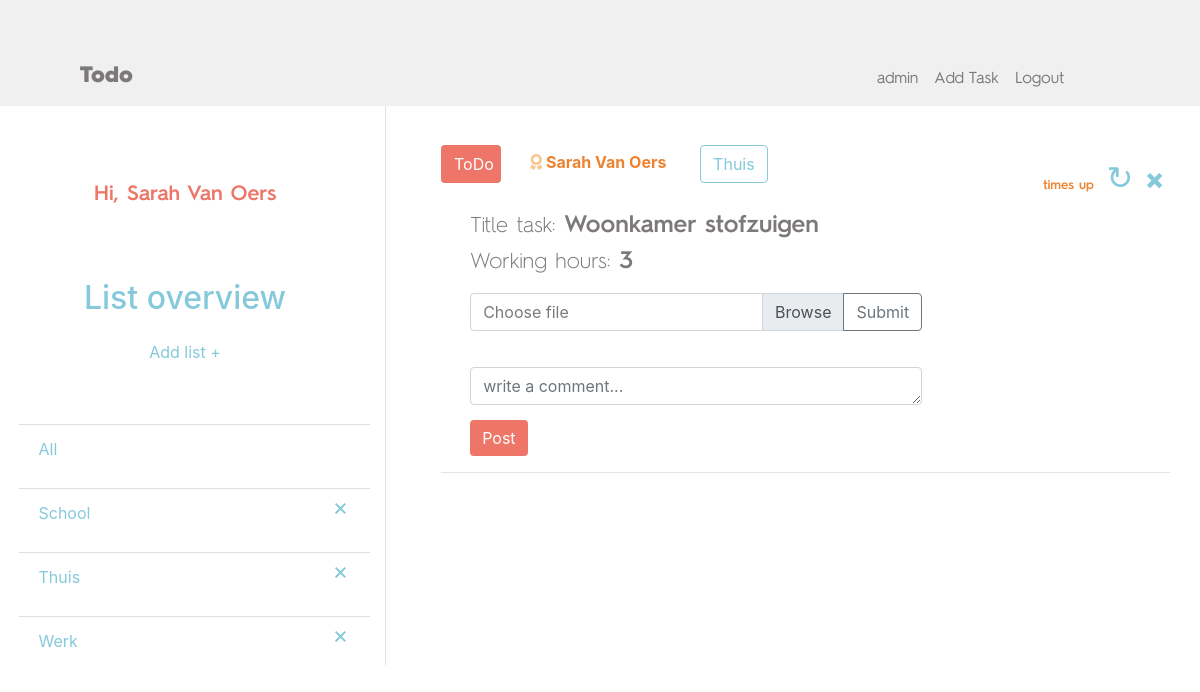
Screenshot of /home.php?list=61 (signed in) with the database file from the repository.
### tables this page shows
CREATE TABLE `list` (
  `id` int(11) NOT NULL,
  `title` varchar(255) NOT NULL,
  `user_id` int(255) NOT NULL
);

CREATE TABLE `task` (
  `id` int(11) NOT NULL,
  `title` varchar(255) NOT NULL,
  `working_hours` int(255) NOT NULL,
  `date` date NOT NULL,
  `user_id` int(11) NOT NULL,
  `list_id` int(11) NOT NULL
);

CREATE TABLE `users` (
  `id` int(11) NOT NULL,
  `firstname` varchar(255) NOT NULL,
  `lastname` varchar(255) NOT NULL,
  `email` varchar(255) NOT NULL,
  `password` varchar(255) NOT NULL,
  `isAdmin` tinyint(1) NOT NULL
);

### components/newAdmin.php (called while the page is built, shortened)
<?php
    include_once("classes/User.class.php");
$user = new User();
$getAdmins = $user->getAdmins();
?><form method="POST" class="form" id="popUp_task">

### classes/User.class.php (called while the page is built, shortened)
<?php
    class User{
        public function getAdmins() {
            $conn= Db::getInstance();
            $statement = $conn->prepare("SELECT * FROM users WHERE isAdmin=1 and id != :id");
            $statement->bindParam(':id',$_SESSION['user']['id']);
            $statement->execute();
            $result = $statement->fetchAll();
            return $result;
        }
    }
?>

### classes/Lists.class.php (called while the page is built, shortened)
<?php
    class Lists {
    public function result(){
        $conn = Db::GetInstance();
        $statement = $conn->prepare("select * from list");
        $statement->execute();
        $results = $statement->fetchAll();
        return $results;
    }
}
?>

### classes/Task.class.php (called while the page is built, shortened)
<?php
class Task {
        public function getTasksByListId($id){
                $conn = db::getInstance();
                $statement = $conn->prepare("select task.*, users.firstname, users.lastname, users.isAdmin, list.title as list_title from task inner join list on task.list_id = list.id inner join users on task.user_id = users.id where task.list_id = :id order by task.date");
                $statement->bindParam(':id',$id);
                $statement->execute();
                $result = $statement->fetchAll();
                return $result;
        }
}
?>

### classes/Date.class.php (called while the page is built, shortened)
<?php
    class Date{
        public function getTimestring($date){
            $datetime1 = new DateTime($date);
            $datetime2 = new DateTime(date("Y/m/d"));
            $interval = $datetime2->diff($datetime1);
            $days = $interval->format('%r%a');
            if($days > 1){
                $timestring = $days.' days left';
            }else if($days == 1){
                $timestring = $days.' day left';
            }else if($days < 1){
                    if($days<0){
                        $timestring = 'times up';
                }
            }
            return $timestring;
        }
    }
?>

### home.php (the view, shortened to what this page needs)
<?php
    include_once("classes/User.class.php");
    include_once("classes/Lists.class.php");
    include_once("classes/Task.class.php");
    include_once("classes/Date.class.php");
    include_once("classes/Status.class.php");
    $url=strtok($_SERVER["REQUEST_URI"],'?');
    $tasks_lists = new Lists();
    $result = $tasks_lists->result();
    $task = new Task();
    if(!empty($_GET)){
        $listid = (int)$_GET['list'];
        $resultTask = $task->getTasksByListId($listid);
    }else{
        $resultTask = $task->result();
    }
    include_once("components/newAdmin.php");
 ?><html lang="en">
<head>
    <link rel="stylesheet" href="https://cdnjs.cloudflare.com/ajax/libs/font-awesome/4.7.0/css/font-awesome.min.css">
    <link rel="stylesheet" href="https://stackpath.bootstrapcdn.com/bootstrap/4.1.1/css/bootstrap.min.css">
    <link rel="stylesheet" href="css/style.css">
    <link href="https://gitcdn.github.io/bootstrap-toggle/2.2.2/css/bootstrap-toggle.min.css" rel="stylesheet">
    <link rel="stylesheet" href="https://use.fontawesome.com/releases/v5.2.0/css/all.css">
</head>
<body>
    <nav class="navbar navbar-expand-lg navbar-light bg-light">
        <a class="brand" id="navLogo" href="home.php">Todo</a>
        <div class="collapse navbar-collapse" id="navbarNavAltMarkup">
            <div class="navbar-nav navbar-right">
                <a class="nav-item nav-link" href="newAdmin.php" data-toggle="modal" data-target="#exampleModalCenter4">admin</a>
                <a class="nav-item nav-link" href="taskCreate.php" data-toggle="modal" data-target="#exampleModalCenter">Add Task</a>
                <a class="nav-item nav-link" href="logout.php">Logout</a>
            </div>
        </div>
    </nav>
    <div class="row">
            <div class="col-4 left">
                <h1 class=username>Hi, <?php echo($_SESSION['user']['firstname'].' '.$_SESSION['user']['lastname']);?></h1>
                <h2 class="listOverview">List overview</h2>
                <a class="nav-item nav-link" href="listCreate.php" data-toggle="modal" data-target="#exampleModalCenter2">Add list &plus; </a>
                <ul class="list-group list-group-flush list appendList">
                <?php echo '<a href="http://'.$_SERVER['HTTP_HOST'].$url.'"><li class="list-group-item">All</li></a>' ?>
                <?php foreach($result as $key => $r) {
                   echo '<a href="http://'.$_SERVER['HTTP_HOST'].$url.'?list='.$r["id"].'">'.'<li class="list-group-item">' . $r["title"] . '<span class="listAlign"><input type="submit" href="listDelete.php" class="deleteList" data-list_id="'.$r["id"].'" value="&times;"></span></li></a>';
                }
                ?>
                </ul>
            </div>
            <div class="col-8 right border-left">
            <?php foreach($resultTask as $key => $r) { ?>
            <div class="comment-wrapper">
            <div class="panel panel-info">
                <ul class="media-list">
                        <li class="media">
                            <div class="media-body">
                            <div class="statusBtn">
                                <?php
                                    $status = new Status();
                                    $result = $status->checkIfDone($_SESSION['user']['id'],$r["id"]);
                                    $result ? $done = 'taskDone' : $done = null;
                                    $result ? $btnText = 'Done' : $btnText = 'ToDo';
                                    $adminstr = $r["isAdmin"] ? '<i class="fas fa-award admin"></i>'  : null;
                                ?>
                                <button type="submit" id="btn_done" class="btn done_button doneTodo <?php echo $done ?>" href="#" value="" data-done_id='<?php echo $r["id"] ?>'><?php echo $btnText ?></button>
                            </div>
                            <strong class="nameUser"><?php echo $adminstr . "   " ?><?php echo $r["firstname"] . " " . $r["lastname"] ?></strong>
                            <span class="text-muted pull-right">
                                <?php
                                    $date = new Date();
                                    $timestring = $date->getTimestring($r ['date']);
                                ;?>
                                <small class="text-muted"><?php echo $timestring;?></small>
                                <input type="submit" href="taskDelete.php" class="deleteTask" data-task_id=" <?php echo $r['id'] ?>" value="&times;">
                                <input type="submit" class="updateTask" href="taskUpdate.php" data-toggle="modal" data-target="#exampleModalCenter3" value="&#8635;" data-task_id="<?php echo $r['id'] ?>"/>
                            </span>
                            <input type="submit" class="btn btn-outline-primary tagList" value="<?php echo $r["list_title"]; ?>">
                            <p class="titleTask">
                              <span class="textTask">Title task:</span> <?php echo htmlspecialchars($r["title"]); ?> <br>
                              <span class="textTask">Working hours:</span> <?php echo htmlspecialchars($r["working_hours"]); ?>
                            </p>
                            <form action="" method="post" enctype="multipart/form-data">
                            <div class="input-group uploadFile">
                                <div class="custom-file">
                                    <label class="custom-file-label" for="inputGroupFile04">Choose file</label>
                                </div>
                                <div class="input-group-append">
                                    <input class="btn btn-outline-secondary" type="submit" id="inputGroupFileAddon04" "Upload"/>
                                </div>
                                </div>
                            </form>
                            <div class="setComment">
                                <textarea class="form-control commentPost" placeholder="write a comment..." rows="1"></textarea>
                                <input type="submit" class="btn btn-secondary postBtn commentBtn" value="Post">
                            </div>
                            </div>
                            <br>
                        </li>
                        <hr>
                    </ul>
            </div>
        </div>
        <?php  } ?>
            </div>
    </div>
</body>
</html>

### css/style.css (style rules this page uses)
a { margin-top: 4%; color: #ed7669; text-decoration: none; }
.bg-light { background-color: #f0f0f0 !important; }
.brand { display: inline-block; padding-top: .3125rem; padding-bottom: .3125rem; margin-left: 4rem; font-size: 1.4em; line-height: inherit; white-space: nowrap; text-decoration: none; color: #7d797b!important; font-family: 'hurme_geometric_sans_2black' !important; }
.nav-link { color:#85c9db !important; }
.navbar-light .navbar-nav .nav-link { font-family: 'hurme_geometric_sans_2regular'; color:#7d797b !important; }
.navbar-right { margin-left: 70%; margin-top: 40px; }
.listOverview { color: #85c9db !important; text-align: center; }
.row { width: 100%; float: left; }
.left { width: 35%; }
.username { font-family: 'hurme_geometric_sans_2SBd'; color: #ed7669; font-size: 1.3em; width: 70%; margin: 20% auto 20% auto; display: block; text-align: center; }
li { list-style-type: none; }
.list { margin-top: 10%; }
.deleteList { font-size: 1.5rem; font-weight: 400; line-height: 1; color: #85c9db !important; text-shadow: none; background: none; border: none; cursor: pointer; padding-left: 20%; }
.listAlign { float: right; margin-top: -7px; }
.nav-link { display: block; padding: .5rem 1rem; text-align: center; }
.list-group-item { color:#85c9db !important; margin-left: 5%; }
.media-list { margin-top:5%; width: 100%; margin-bottom: 2%; }
.nameUser { color: #ed8330; margin-left: 4%; }
.right { width: 60%; border-color: #7d797b; border-right-width: 7px; height: auto; }
.text-muted { color: #ed8330 !important; font-family: 'hurme_geometric_sans_2SBd'; }
.media-body { color:#7d797b; }
.commentPost { width: 62%; margin-left: 4%; margin-top: 5%; }
.postBtn { background-color:#ed7669; border:none; margin-left: 4%; margin-top:2%; }
.tagList { color: #85c9db !important; border-color: #85c9db !important; margin-left: 4%; }
.titleTask { margin-left: 4%; margin-top: 3%; font-size: 1.5em; font-family: 'hurme_geometric_sans_2SBd'; color: #7d797b; }
.textTask { font-size: 0.9em; font-family: 'hurme_geometric_sans_2light'; }
.deleteTask { font-size: 2.7rem; font-weight: 200; color: #85c9db !important; text-shadow: none; background: none; border: none; cursor: pointer; float:right; }
.updateTask { font-size: 2rem; font-weight: 200; line-height: 1; color: #85c9db !important; text-shadow: none; background: none; border: none; cursor: pointer; padding-top:15px; }
.admin { color:#f6c78f; }
.uploadFile { width: 62%; margin-left: 4%; }
.done_button { background-color: #ed7669; color: white; text-align: center; width: 60px; cursor: pointer; float: left; }
.comment-wrapper { display: block; }
label { color: #7d797b !important; }

### rows the page displays
list: title "School"
list: title "Thuis"
list: title "Werk"
task: btnText "ToDo", user.firstname "Sarah", user.lastname "Van Oers", date "times up", list.title "Thuis", title "Woonkamer stofzuigen", working_hours "3"

### other values shown
$_SESSION['user']['firstname'] "Sarah"
$_SESSION['user']['lastname'] "Van Oers"
